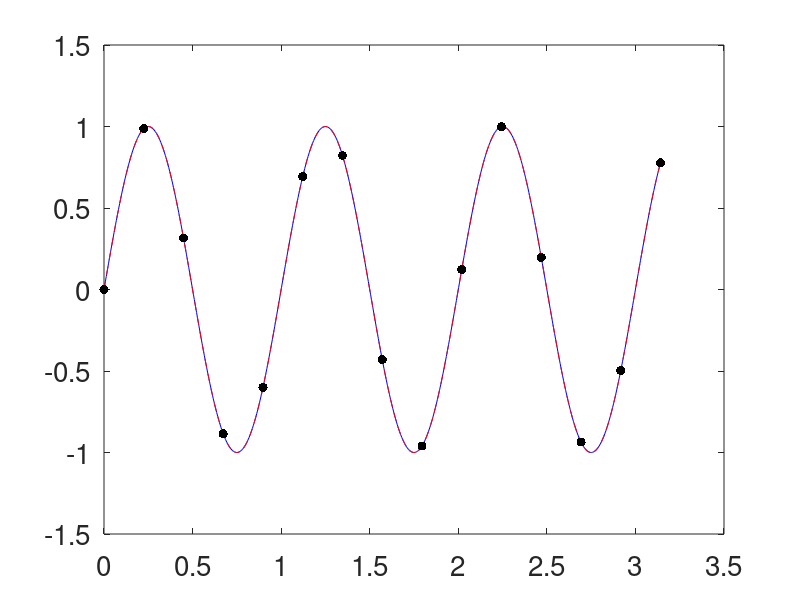

MATLAB code for this plot:
%Cones and Kernel Approximation for Guarantees
%% Preliminaries
clear all
close all
format compact
set(0,'defaultaxesfontsize',20,'defaulttextfontsize',20)
testfun=@(x) sin(2*pi*x);
tau=.1;
epsilon = 1e-2;
a = 0;
b = pi;

%% Kernel
gamma=1;
kernel=@(x,t) exp(-(gamma^2)*(bsxfun(@minus,x,t')).^2);


%% Data and spline approximation
n=15
xnode=linspace(a,b,n)';
Kmat=kernel(xnode,xnode);
condK=cond(Kmat)
y=testfun(xnode);
c=Kmat\y;
splinef=@(x) kernel(x,xnode)*c;

%% Plot of test function and spline
nplot=500;
xplot=linspace(a,b,nplot)';
plot(xplot,testfun(xplot),'b-',...
    xplot,splinef(xplot),'r--',...
    xnode,y,'k.','markersize',20,...
    'linewidth',3)
ntest=1000;
xtest=linspace(a,b,ntest)';

%% Root mean square error
error2=sqrt(mean((testfun(xtest)-splinef(xtest)).^2))
%error_sup=max(abs(testfun(xtest)-splinef(xtest)))
normHsplinef=sqrt(c'*y)
xtPlus=bsxfun(@plus,xnode,xnode');
xtMinus=bsxfun(@minus,xnode,xnode');
%Ktildemat = (sqrt(pi/2)/(2*gamma))*exp(-((gamma^2)/2)*(xtMinus.^2)).*(-erf((gamma/sqrt(2))*(xtPlus-2)) + erf((gamma/sqrt(2))*xtPlus));
Ktildemat = 1/sqrt(2*pi)/(2*gamma)*exp(-gamma^2/2*xtMinus.^2).*(erf(gamma/sqrt(2)*xtPlus)-erf(gamma/sqrt(2)*(xtPlus-2*pi)));
condKtilde=cond(Ktildemat)
%traceK=trace(Kmat)
%traceKt=trace(Ktildemat)
traceKK=trace(Ktildemat/Kmat)
Herrbd=sqrt(1-traceKK)
%guesserrest=Herrbd*normHsplinef

%% Algorithm 1 Stage 1
%normTsplinef=sqrt(c'*Ktildemat*c);
ErrBound = Herrbd*normHsplinef/(1-tau)
